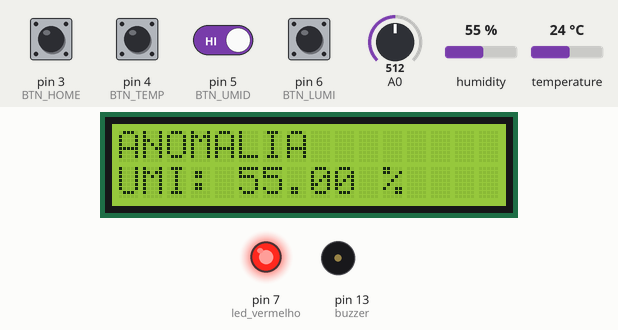
Bench run of a sketch on a simulated Arduino Uno, built with avr-gcc and run on an emulated ATmega328P. Parts: 16×2 character LCD, output pins drawn as LEDs (lit = HIGH), buzzer (waves = sounding). Inputs (shaded band) come from the test bench; at power-on: pin 3 (BTN_HOME), pin 4 (BTN_TEMP), pin 5 (BTN_UMID), pin 6 (BTN_LUMI) HIGH, A0 = 512, humidity 55 %, temperature 24 °C. The local clock reads 2024-03-15 10:24:30 at power-on unless the sketch sets it; EEPROM starts erased; what the sketch prints to the serial monitor is not drawn.

Above: at 13.2 s.
13.3 s: A0 set to 716
At 19.9 s:
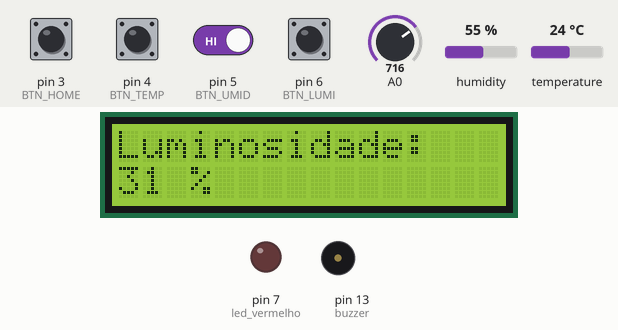
22.0 s: pin 6 (BTN_LUMI) pulled LOW for 0.4 s
At 22.23 s:
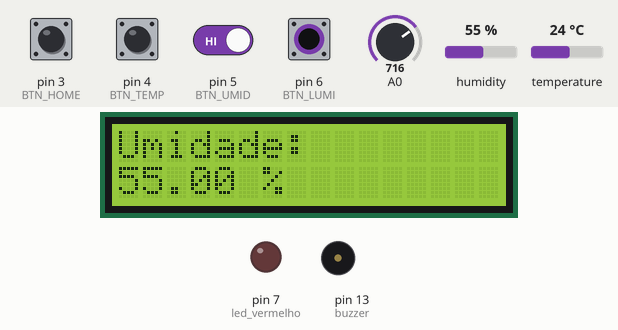
23.9 s: A0 set to 900
At 25.2 s:
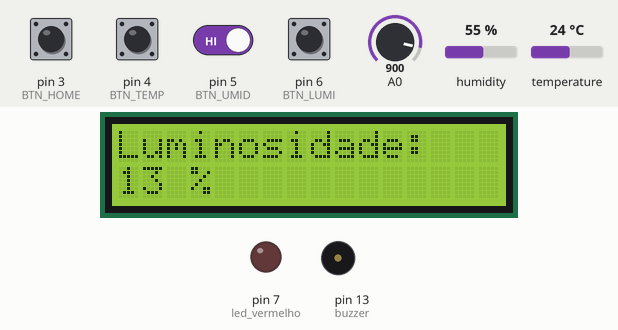
32.6 s: A0 set to 1023
At 33.6 s:
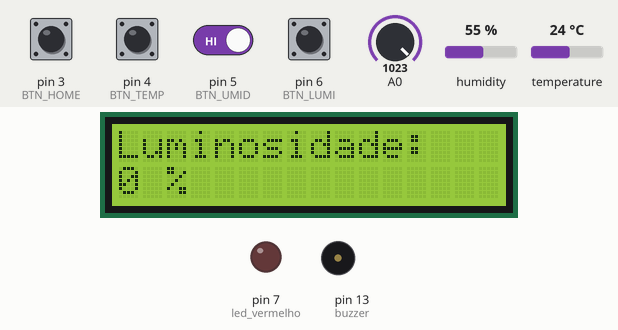
34.1 s: pin 5 (BTN_UMID) driven LOW and pin 6 (BTN_LUMI) driven LOW
At 35.3 s:
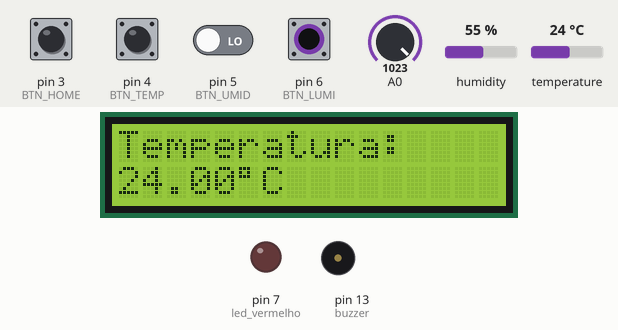
35.6 s: pin 4 (BTN_TEMP) pulled LOW for 1 s
At 36.0 s:
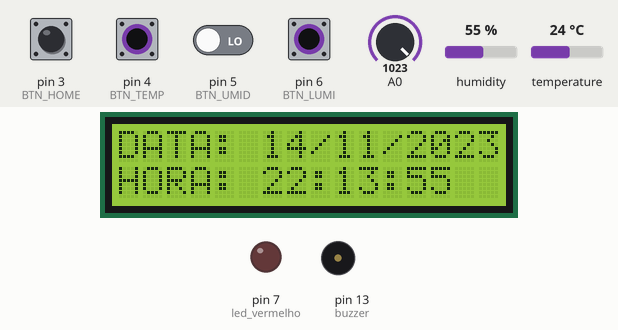
Timing chart, 0 to 38.6 s (numbered marks = the images above; inputs shaded):
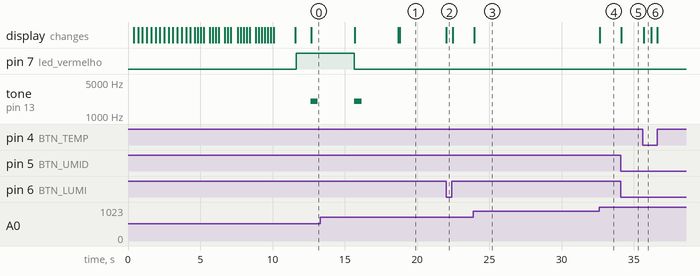

The sketch:

n1-se-unedunete.ino
```cpp
#include <LiquidCrystal_I2C.h>  // Biblioteca para LCD I2C
#include <RTClib.h>             // Biblioteca para Relógio em Tempo Real
#include <Wire.h>               // Biblioteca para comunicação I2C
#include <EEPROM.h>
#include "DHT.h"

#define LOG_OPTION 1     // Opção para ativar a leitura do log
#define SERIAL_OPTION 0  // Opção de comunicação serial: 0 para desligado, 1 para ligado
#define UTC_OFFSET 0     // Ajuste de fuso horário para UTC-3

// Configurações do DHT11
#define DHTPIN 2
#define DHTTYPE DHT11
DHT dht(DHTPIN, DHTTYPE);

LiquidCrystal_I2C lcd(0x27, 16, 2); // Endereço de acesso: 0x3F ou 0x27
RTC_DS1307 RTC;

// LEDs e BUZZER
#define led_vermelho 7
#define buzzer 13

// Botões
#define BTN_HOME 3
#define BTN_TEMP 4
#define BTN_UMID 5
#define BTN_LUMI 6

unsigned long previousMillis = 0;
const long interval = 500;

// Configurações da EEPROM
const int maxRecords = 100;
const int recordSize = 10; // Tamanho de cada registro em bytes
int startAddress = 0;
int endAddress = maxRecords * recordSize;
int currentAddress = 0;

int currentScreen = 0; // 0=Home | 1=Temp | 2=Umidade | 3=Luminosidade
int lastLoggedMinute = -1;

// Triggers de temperatura, umidade e luminosidade
float trigger_t_min = 20.0;
float trigger_t_max = 30.0;
float trigger_u_min = 30;
float trigger_u_max = 50;
float trigger_l_min = 0;
float trigger_l_max = 30;

// Variáveis de botão
int lastButtonHome = HIGH;
int lastButtonTemp = HIGH;
int lastButtonUmid = HIGH;
int lastButtonLumi = HIGH;

void setup() {
  pinMode(LED_BUILTIN, OUTPUT);
  dht.begin();
  Serial.begin(9600);

  // Botões
  pinMode(BTN_HOME, INPUT_PULLUP);
  pinMode(BTN_TEMP, INPUT_PULLUP);
  pinMode(BTN_UMID, INPUT_PULLUP);
  pinMode(BTN_LUMI, INPUT_PULLUP);

  // LCD e RTC
  lcd.init();
  lcd.backlight();
  RTC.begin();
  RTC.adjust(DateTime(F(__DATE__), F(__TIME__)));
  // RTC.adjust(DateTime(2024, 5, 6, 08, 15, 00)); // Usar apenas 1x para ajustar

  EEPROM.begin();

  // Splash screen antes de tudo
  showSplash();
  pinMode(led_vermelho, OUTPUT);
}

void loop() {
  DateTime now = RTC.now();
  int offsetSeconds = UTC_OFFSET * 3600;
  now = now.unixtime() + offsetSeconds;
  DateTime adjustedTime = DateTime(now);

  if (LOG_OPTION) get_log();

  // Valores dos sensores
  float humidity = dht.readHumidity();
  float temperature = dht.readTemperature();
  int luminosity = analogRead(A0);
  luminosity = map(luminosity, 0, 1023, 100, 0);

  // Verifica se o minuto atual é diferente do último log
  if (adjustedTime.minute() != lastLoggedMinute) {
    lastLoggedMinute = adjustedTime.minute();

    // Condições de alerta
    if ((temperature < trigger_t_min || temperature > trigger_t_max ||
        humidity < trigger_u_min || humidity > trigger_u_max || luminosity < trigger_l_min || luminosity < trigger_l_max) && currentScreen == 0) {

      int tempInt = (int)(temperature * 100);
      int humiInt = (int)(humidity * 100);
      int lumiInt = (int)(luminosity * 100);

      // Salva na EEPROM
      EEPROM.put(currentAddress, now.unixtime());
      EEPROM.put(currentAddress + 4, tempInt);
      EEPROM.put(currentAddress + 6, humiInt);
      EEPROM.put(currentAddress + 8, lumiInt);

      digitalWrite(led_vermelho, HIGH);
      delay(1000);

      // Captura a temperatura
      if (temperature < trigger_t_min || temperature > trigger_t_max) {
        tone(buzzer, 2000, 500);
        lcd.clear();
        lcd.setCursor(0, 0);
        lcd.print("ANOMALIA");
        lcd.setCursor(0, 1);
        lcd.print("TEMP: ");
        lcd.print(temperature);
        lcd.print(" ");
        lcd.print((char)223);
        lcd.print("C");
        delay(3000);
        digitalWrite(led_vermelho, LOW);
      }

      // Captura a umidade
      if (humidity < trigger_u_min || humidity > trigger_u_max) {
        tone(buzzer, 2000, 500);
        lcd.clear();
        lcd.setCursor(0, 0);
        lcd.print("ANOMALIA");
        lcd.setCursor(0, 1);
        lcd.print("UMI: ");
        lcd.print(humidity);
        lcd.print(" %");
        delay(3000);
        digitalWrite(led_vermelho, LOW);
      }

      // Captura a luminosidade
      if (luminosity < trigger_l_min || luminosity > trigger_l_max) {
        tone(buzzer, 2000, 500);
        lcd.clear();
        lcd.setCursor(0, 0);
        lcd.print("ANOMALIA");
        lcd.setCursor(0, 1);
        lcd.print("LUM: ");
        lcd.print(luminosity);
        lcd.print(" %");
        delay(3000);
        digitalWrite(led_vermelho, LOW);
      }

      getNextAddress();
      lcd.clear();
    }
    digitalWrite(led_vermelho, LOW);
  }

  // Leitura dos botões
  int btnHome = digitalRead(BTN_HOME);
  int btnTemp = digitalRead(BTN_TEMP);
  int btnUmid = digitalRead(BTN_UMID);
  int btnLumi = digitalRead(BTN_LUMI);

  // Detecta quando o botão foi pressionado (bordo de descida)
  if (btnHome == HIGH) currentScreen = 0;
  if (btnTemp == HIGH) currentScreen = 1;
  if (btnUmid == HIGH) currentScreen = 2;
  if (btnLumi == HIGH) currentScreen = 3;

  // Atualiza os estados anteriores
  lastButtonHome = btnHome;
  lastButtonTemp = btnTemp;
  lastButtonUmid = btnUmid;
  lastButtonLumi = btnLumi;

  // Exibe a tela de acordo com o botão
    showScreen(adjustedTime, temperature, humidity, luminosity);
}

// ========== FUNÇÕES ==========

void showScreen(DateTime adjustedTime, float temperature, float humidity, int luminosity) {
  lcd.clear();
  switch (currentScreen) {
    case 0: // Home
      lcd.setCursor(0, 0);
      lcd.print("DATA: ");
      lcd.print(adjustedTime.day() < 10 ? "0" : "");
      lcd.print(adjustedTime.day());
      lcd.print("/");
      lcd.print(adjustedTime.month() < 10 ? "0" : "");
      lcd.print(adjustedTime.month());
      lcd.print("/");
      lcd.print(adjustedTime.year());

      lcd.setCursor(0, 1);
      lcd.print("HORA: ");
      lcd.print(adjustedTime.hour() < 10 ? "0" : "");
      lcd.print(adjustedTime.hour());
      lcd.print(":");
      lcd.print(adjustedTime.minute() < 10 ? "0" : "");
      lcd.print(adjustedTime.minute());
      lcd.print(":");
      lcd.print(adjustedTime.second() < 10 ? "0" : "");
      lcd.print(adjustedTime.second());
      break;

    case 1: // Temperatura
      lcd.setCursor(0, 0);
      lcd.print("Temperatura:");
      lcd.setCursor(0, 1);
      lcd.print(temperature);
      lcd.print((char)223);
      lcd.print("C");
      break;

    case 2: // Umidade
      lcd.setCursor(0, 0);
      lcd.print("Umidade:");
      lcd.setCursor(0, 1);
      lcd.print(humidity);
      lcd.print(" %");
      break;

    case 3: // Luminosidade
      lcd.setCursor(0, 0);
      lcd.print("Luminosidade:");
      lcd.setCursor(0, 1);
      lcd.print(luminosity);
      lcd.print(" %");
      break;
  }
}

void getNextAddress() {
  currentAddress += recordSize;
  if (currentAddress >= endAddress) {
    currentAddress = 0;
  }
}

void get_log() {
  Serial.println("Data stored in EEPROM:");
  Serial.println("Timestamp\t\tTemperature\tHumidity");

  for (int address = startAddress; address < endAddress; address += recordSize) {
    long timeStamp;
    int tempInt, humiInt, lumiInt;

    EEPROM.get(address, timeStamp);
    EEPROM.get(address + 4, tempInt);
    EEPROM.get(address + 6, humiInt);
    EEPROM.get(address + 8, lumiInt);

    float temperature = tempInt / 100.0;
    float humidity = humiInt / 100.0;
    float luminosity = lumiInt / 100.0;

    if (timeStamp != 0xFFFFFFFF) {
      DateTime dt = DateTime(timeStamp);
      Serial.print(dt.timestamp(DateTime::TIMESTAMP_FULL));
      Serial.print("\t");
      Serial.print(temperature);
      Serial.print(" C\t\t");
      Serial.print(humidity);
      Serial.println(" %");
      Serial.print(luminosity);
      Serial.println(" %");
    }
  }
}


//INICIA A EXECUÇÃO DA TELA DE INICIO
byte rolha[8] = {
  B11111,
  B11111,
  B11111,
  B11111,
  B11111,
  B11111,
  B11111,
  B11111
};

void showSplash() {
  lcd.createChar(0, rolha);
  //lcd.createChar(1, rolha);

  lcd.clear();

  lcd.setCursor(0, 0);
  lcd.print("Carregando ...");

  for (int pos = 0; pos < 15; pos++) {
    lcd.setCursor(pos, 1);
    lcd.write(byte(0)); // onda
    delay(300);
  }

  lcd.clear();

  lcd.createChar(1, rolha);
  lcd.setCursor(0,0);
  lcd.write(byte(1));
  String titulo = "UNE DUNE TE";
  for (int i = 0; i <= titulo.length(); i++) {
    lcd.setCursor(2, 0);
    lcd.print(titulo.substring(0, i));
    delay(200);
  }
  lcd.setCursor(15,0);
  lcd.write(byte(1));

  delay(500);

  lcd.setCursor(0,1);
  lcd.write(byte(1));
  String subtitulo = "DATA LOGGER";
  for (int i = 0; i <= subtitulo.length(); i++) {
    lcd.setCursor(2, 1);
    lcd.print(subtitulo.substring(0, i));
    delay(200);
  }
  lcd.setCursor(15,1);
  lcd.write(byte(1));

  delay(1500);
  lcd.clear();
}
```

Measured:
- after the input at 22.0 s, the display: changes at once (image 2)
- after the input at 23.9 s, the display: changes after 0.07 s (image 3)
- after the input at 32.6 s, the display: changes at once (image 4)
- after the input at 34.1 s, the display: changes at once (image 5)
- after the input at 35.6 s, the display: changes after 0.06 s (image 6)
- what the display in image 6 shows lasts 0.5 s, from 35.7 s to 36.2 s
